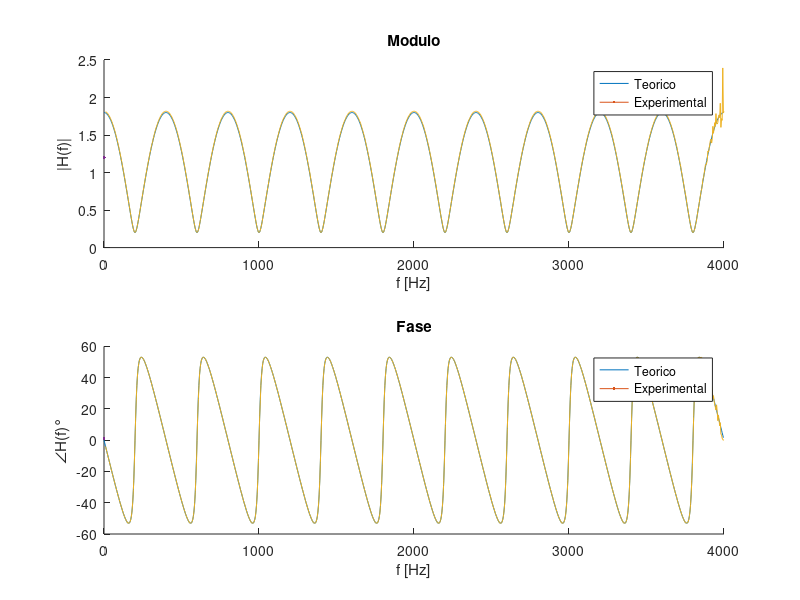
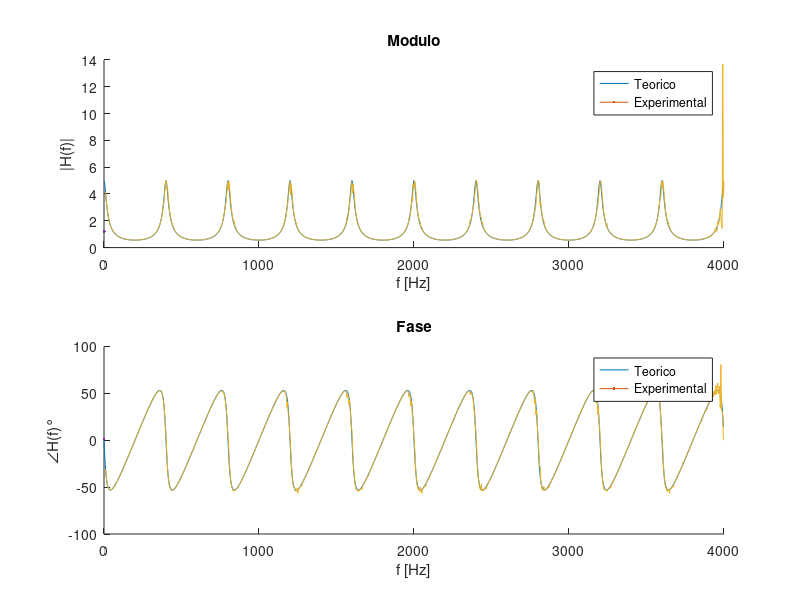

MATLAB code for these plots, in order:
%% Variables Globales
a = 0.8;
nd = 19;
Fs = 8000;
IIRM = load("SCRN0008.TXT");
IIRF = load("SCRN0009.TXT");
FIRM = load("SCRN0011.TXT");
FIRF = load("SCRN0012.TXT");

%% Eco FIR (No recursivo)
b = [1 zeros(1,nd) a];
[H_Fir, W_fir] = freqz(b,1,1000,Fs);

figure('Name','ECO FIR');
subplot(2,1,1);
xlabel('f [Hz]');
ylabel('|H(f)|');
hold on;
plot(W_fir,abs(H_Fir),LineWidth=1.2);
plot(FIRM(:,1),FIRM(:,2),LineWidth=1.2);
hold off;
legend({'Teorico' 'Experimental'});
title('Modulo');

subplot(2,1,2);
xlabel('f [Hz]');
ylabel('\angle{H(f)}°');
hold on;
plot(W_fir,angle(H_Fir)*180/pi,LineWidth=1.2);
plot(FIRF(:,1),FIRF(:,2),LineWidth=1.2);
hold off;
legend({'Teorico' 'Experimental'});
title('Fase');

%% ECO IIR (Recursivo)
num = 1;
den = [1 zeros(1,nd) -a];
[H_iir, W_iir] = freqz(num,den,1000,Fs);

figure('Name','ECO IIR');
subplot(2,1,1);
xlabel('f [Hz]');
ylabel('|H(f)|');
hold on;
plot(W_iir,abs(H_iir),LineWidth=1.2);
plot(IIRM(:,1),IIRM(:,2),LineWidth=1.2);
hold off;
legend({'Teorico' 'Experimental'});
title('Modulo');

subplot(2,1,2);
xlabel('f [Hz]');
ylabel('\angle{H(f)}°');
hold on;
plot(W_iir,angle(H_iir)*180/pi,LineWidth=1.2);
plot(IIRF(:,1),IIRF(:,2),LineWidth=1.2);
hold off;
legend({'Teorico' 'Experimental'});
title('Fase');